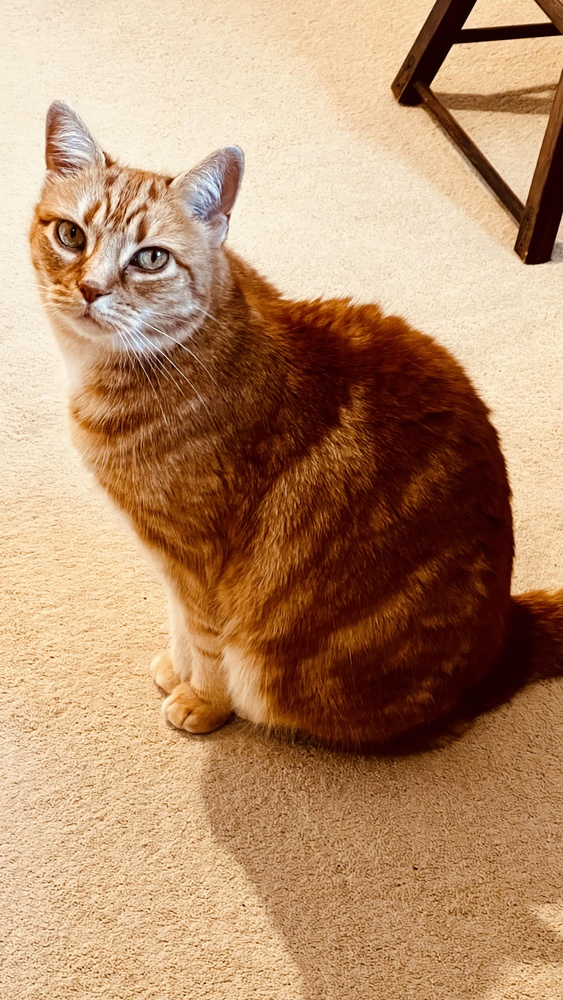
#> input picture tests/image/cat.jpg, 563 x 1000 px, shrunk from 2189 x 3890 before the run
$ python -i filters.py   (imports and definitions only)
#> lines starting #> are read from the running program, lines starting #| are printed output that depends on the picture
#> further down, picture is the input picture: PIL image 563x1000 RGB; mean R, G, B 181, 142, 109.1
"""Additional image filters and effects."""

from typing import Tuple
from PIL import Image, ImageEnhance, ImageDraw, ImageFilter
import numpy as np
import logging

logger = logging.getLogger(__name__)


# [140 lines left out: functions adjust_brightness, adjust_contrast, adjust_saturation, adjust_sharpness, add_vignette, not called in this run]


def add_auto_enhance(image: Image.Image) -> Image.Image:
    """Apply automatic enhancements to image using histogram stretching.

    Args:
        image: Input PIL Image

    Returns:
        Enhanced image
    """
    import numpy as np

    # Convert to numpy
    arr = np.array(image.convert('RGB'))

    # Stretch histogram per channel (clip 1% low/high, then scale to 0-255)
    result = np.zeros_like(arr)
    for c in range(3):
        channel = arr[:, :, c]
        low, high = np.percentile(channel, [1, 99])
        if high > low:
            stretched = np.clip((channel.astype(float) - low) * 255.0 / (high - low), 0, 255)
        else:
            stretched = channel.astype(float)
        result[:, :, c] = stretched
#> this loop made 3 passes
#> (low, high) on passes 1 to 3: (29, 255), (0, 241), (0, 222)
#> pass 1, in add_auto_enhance, `channel = arr[:, :, c]`:
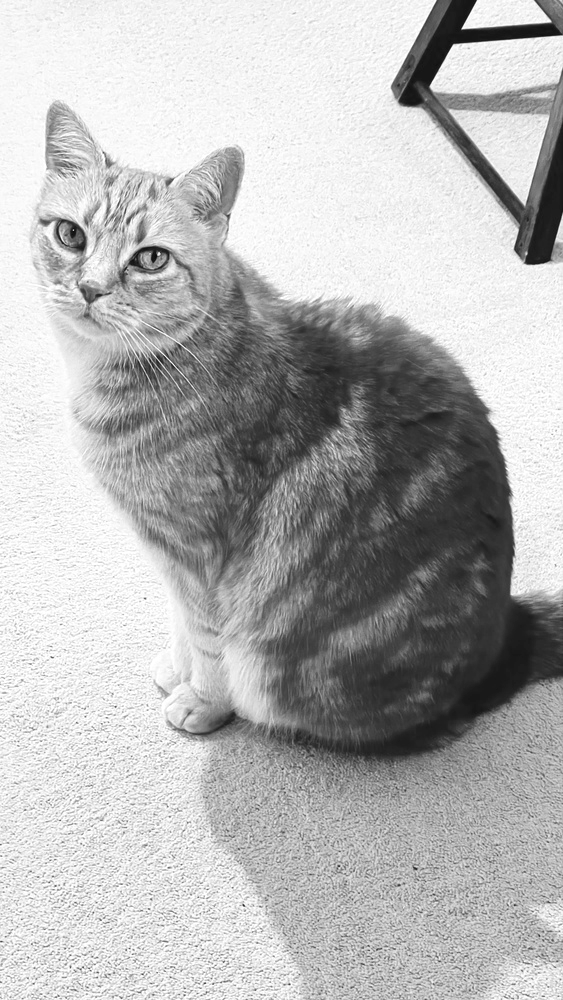
#> channel: shape (1000, 563); min 12, max 255, mean 181
#> pass 1, in add_auto_enhance, `stretched = np.clip((channel.astype(float) - low) * 255.0 / (high - lo..`:
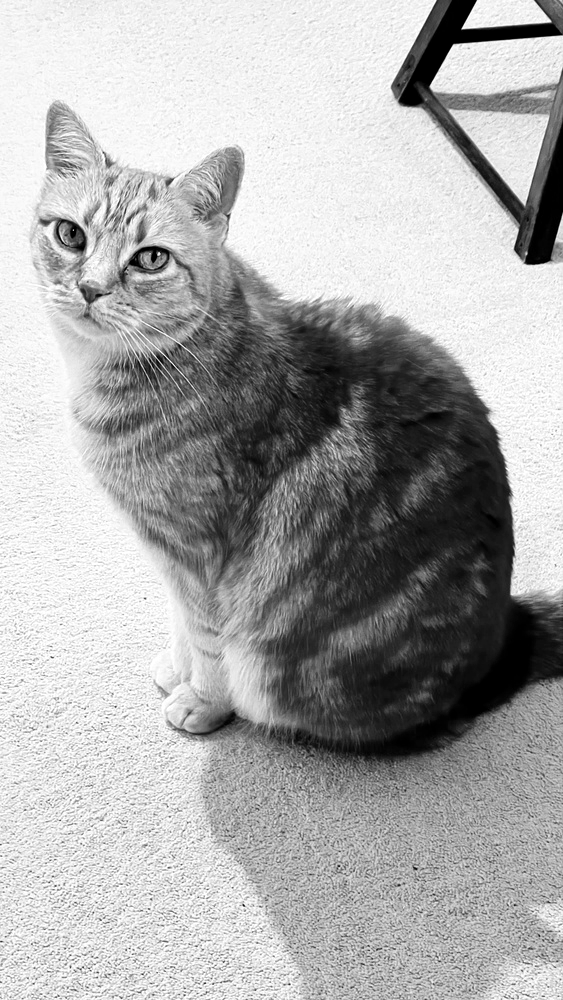
#> stretched: shape (1000, 563) float64; min 0, max 255, mean 171.6
#> pass 2, in add_auto_enhance, `channel = arr[:, :, c]`:
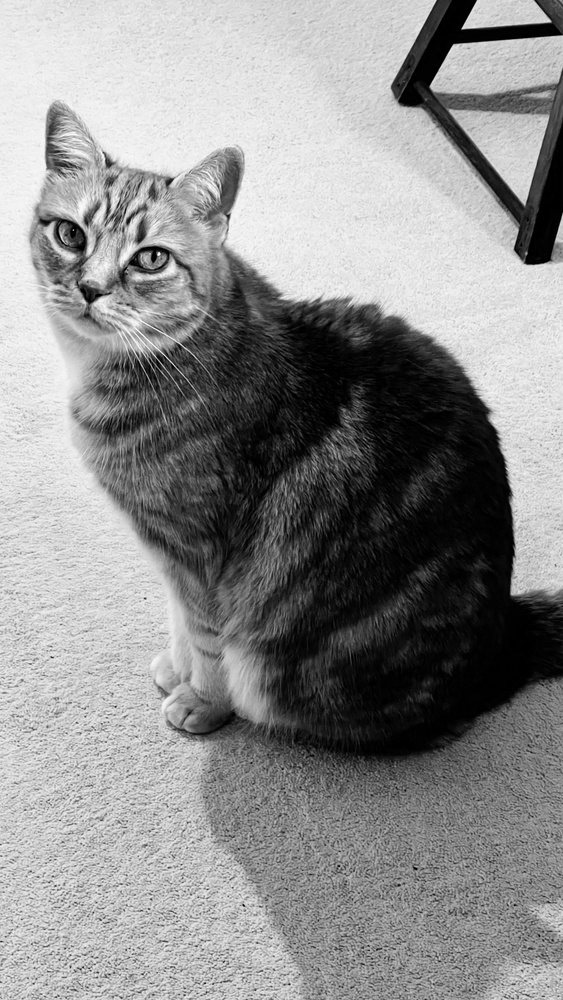
#> channel: shape (1000, 563); min 0, max 255, mean 142
#> after the loop:
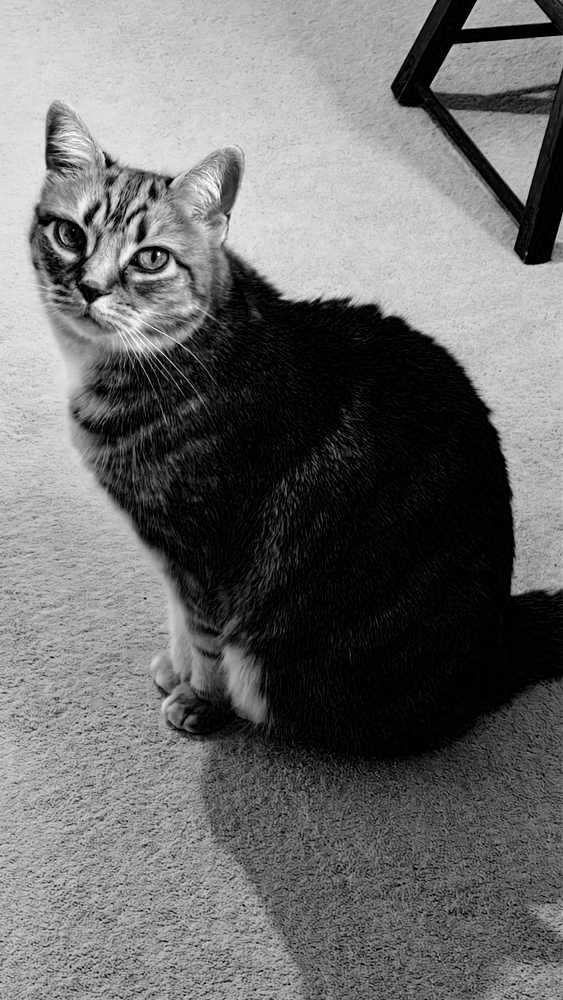
#> channel: shape (1000, 563); min 0, max 255, mean 109.1
#> after the loop:
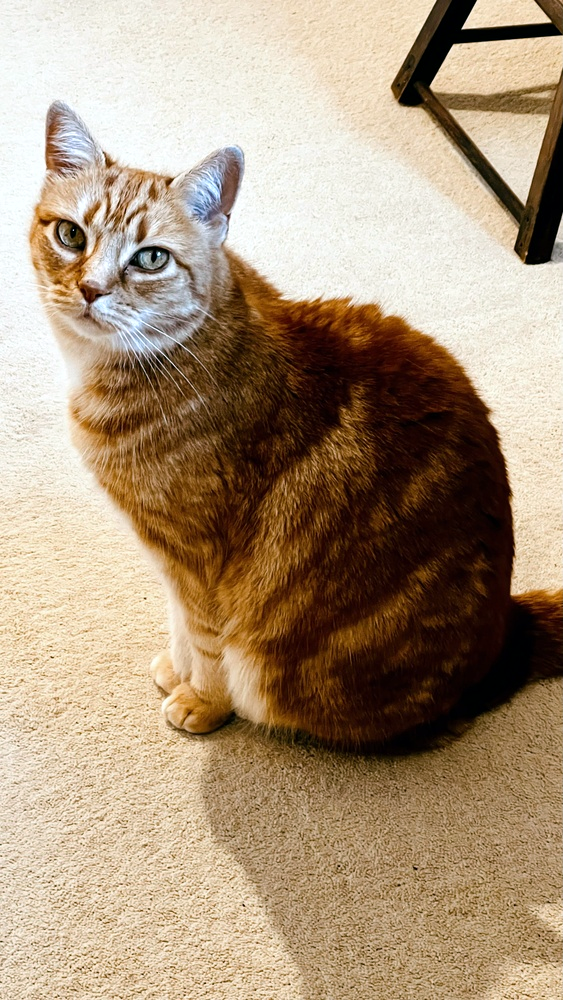
#> result: shape (1000, 563, 3); mean R, G, B 171.1, 149.7, 124.8

    result_img = Image.fromarray(result.astype(np.uint8), mode='RGB')

    # Convert back to original mode if not RGB
    if image.mode != 'RGB':
        result_img = result_img.convert(image.mode)

    # Apply slight sharpening
    enhancer = ImageEnhance.Sharpness(result_img)
    result_img = enhancer.enhance(1.2)

    return result_img


# [153 lines left out: functions apply_color_adjustments, apply_sepia, apply_grayscale, apply_blur, apply_unsharp_mask, not called in this run]


# [24 lines not run here, left out]

>>> from PIL import Image
>>> picture = Image.open('../tests/image/cat.jpg')
>>> result = add_auto_enhance(picture)

$ run again, on tests/image/lowscale.png
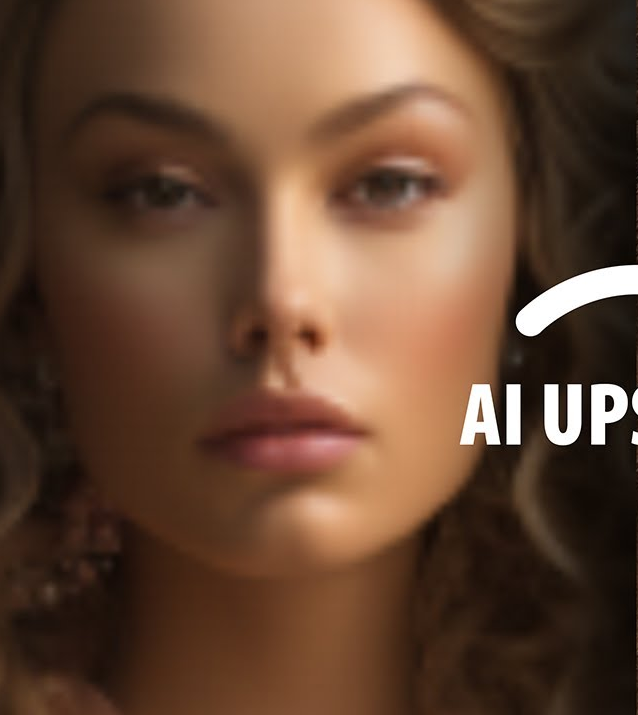
#> input picture tests/image/lowscale.png, 638 x 715 px
#> picture is the input picture: PIL image 638x715 RGBA; mean R, G, B, A 101.8, 71.2, 51.8, 255
#> the loop in add_auto_enhance, `for c in range(3):` made 3 passes
#> low on passes 1 to 3: 18, 12, 6
#> pass 1, in add_auto_enhance, `channel = arr[:, :, c]`:
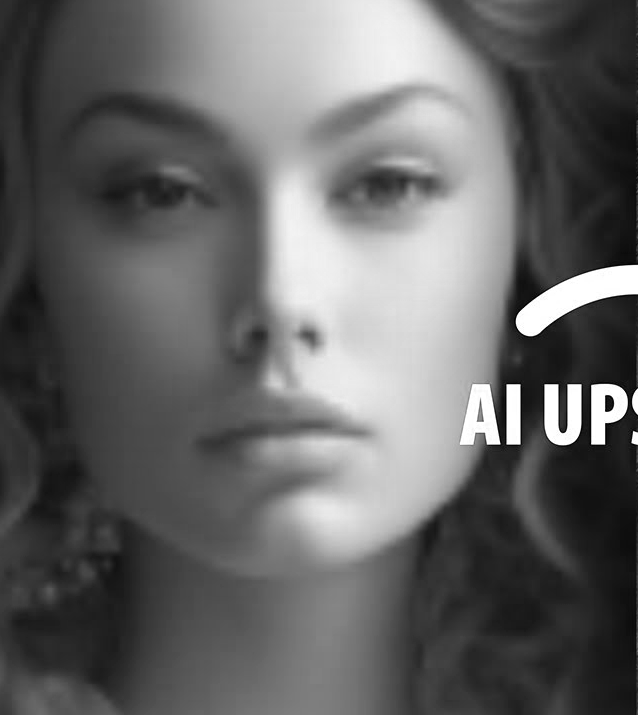
#> channel: shape (715, 638); min 1, max 255, mean 101.8
#> after the loop in add_auto_enhance, `for c in range(3):`:
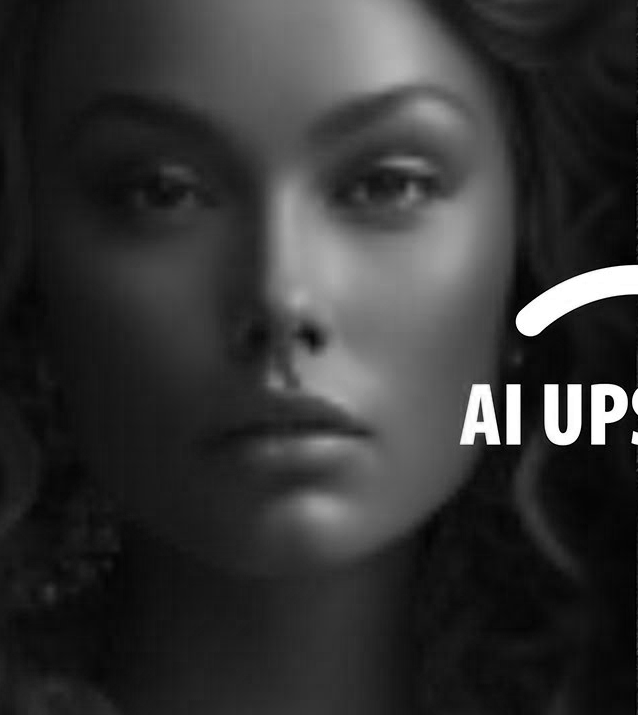
#> channel: shape (715, 638); min 0, max 255, mean 51.8

$ run again, on tests/image/office.png
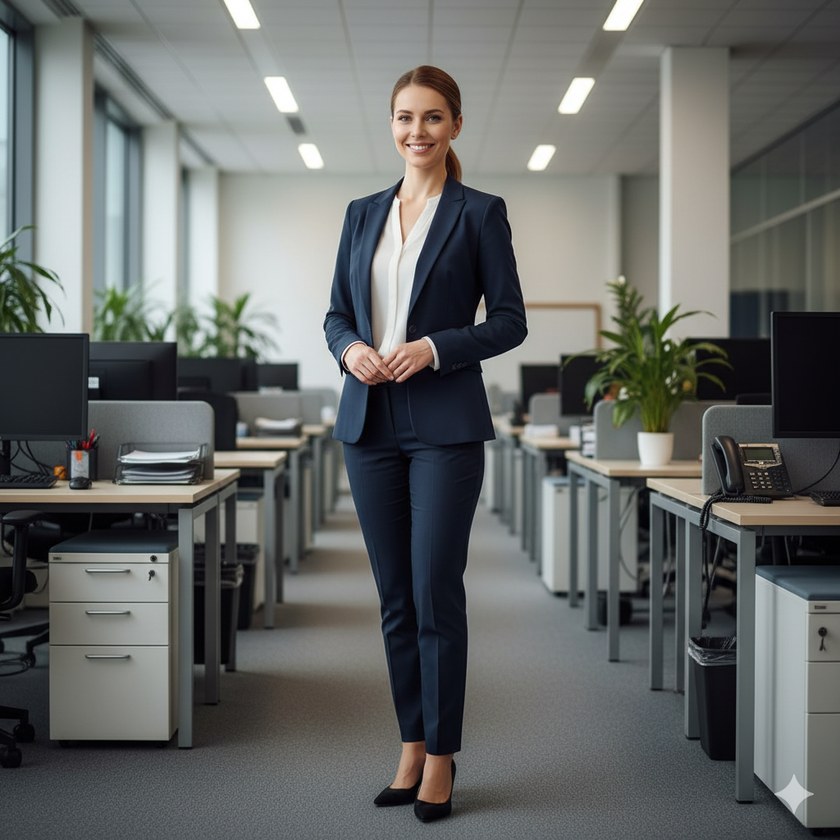
#> input picture tests/image/office.png, 840 x 840 px, shrunk from 1024 x 1024 before the run
#> picture is the input picture: PIL image 840x840 RGBA; mean R, G, B, A 102.4, 105.1, 103.1, 255
#> the loop in add_auto_enhance, `for c in range(3):` made 3 passes
#> (low, high) on passes 1 to 3: (5, 226), (5, 231), (8, 231)
#> after the loop in add_auto_enhance, `for c in range(3):`:
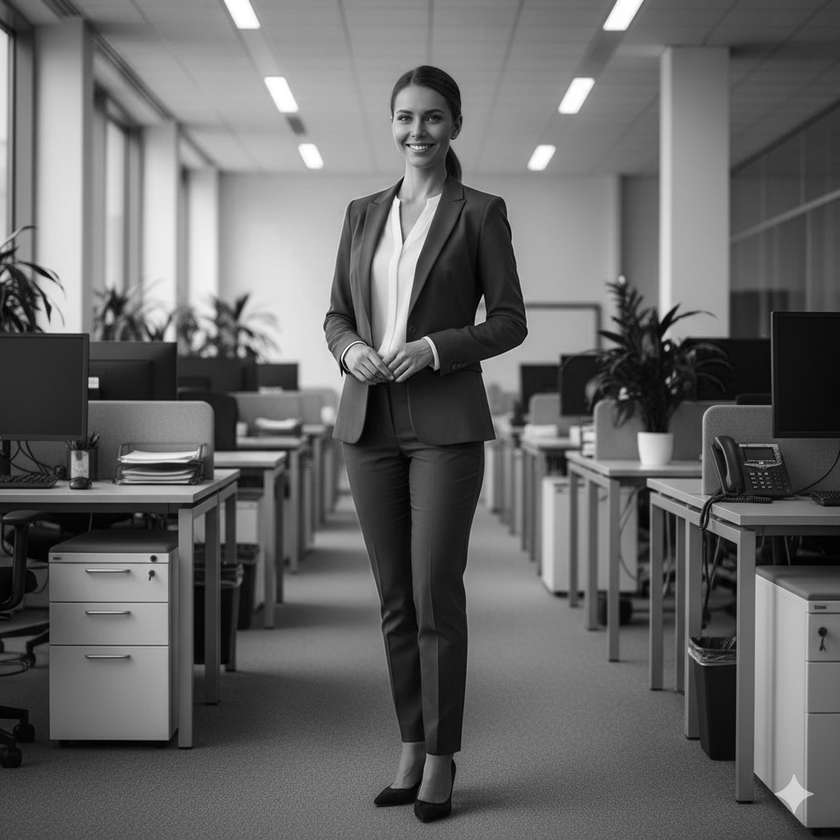
#> channel: shape (840, 840); min 0, max 255, mean 103.1
#> after the loop in add_auto_enhance, `for c in range(3):`:
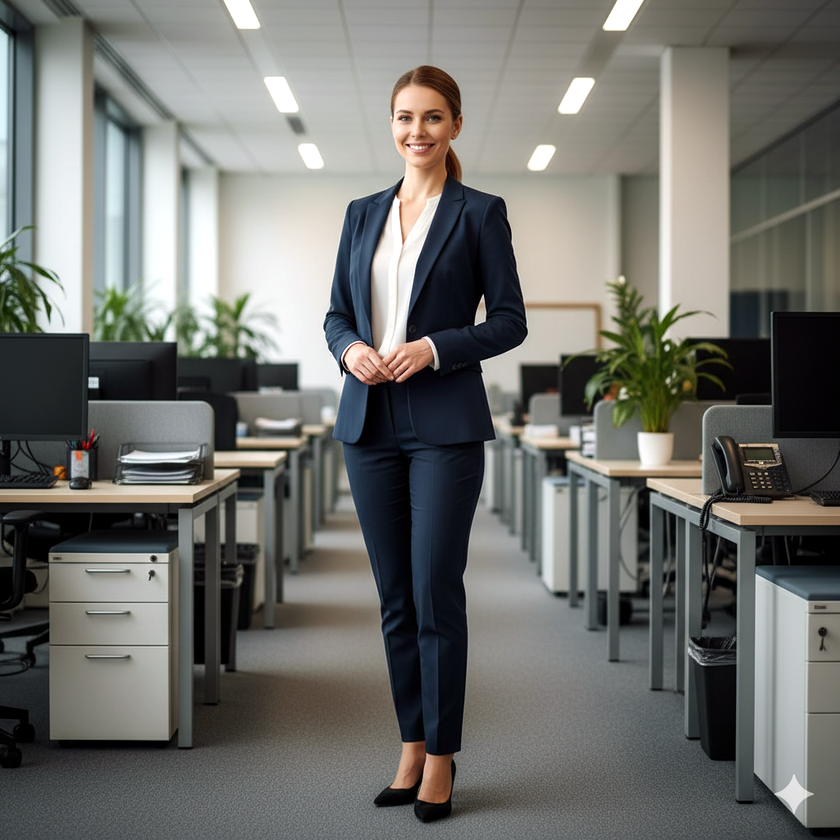
#> result: shape (840, 840, 3); mean R, G, B 111.7, 112.4, 108.2
